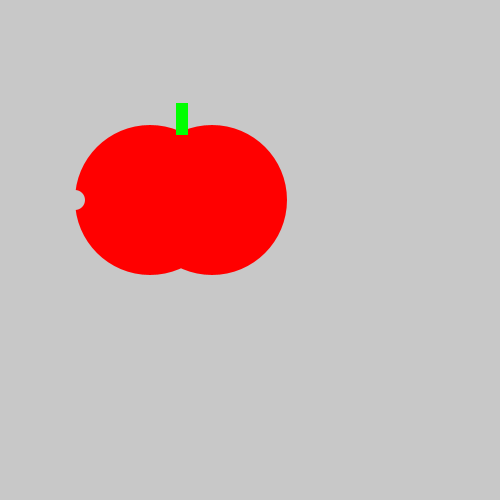
Frame 1 (no input)
Frame 60 (the mouse pressed at the canvas centre just before this capture): identical to frame 1, image omitted
Frame 120 (the mouse held since frame 60 and released just before this capture): identical to frame 1, image omitted

The Processing sketch that drew this single still picture (run headless with seeded random() and noise(); from frame 60 on, the mouse is pressed at the canvas centre):

// Processing sketch: tasty_tomato
// ── tasty_tomato.pde
void setup() {
    size(500, 500);
}
void draw() {
    background(200, 200, 200);
    noStroke();
    fill(255, 0, 0);
    ellipse(150, 200, 150, 150);
    ellipse(212, 200, 150, 150);
    fill(0, 255, 0);
    rect(176, 103, 12, 32);
    fill(200,200,200);
    ellipse(75, 200, 20, 20);
}
